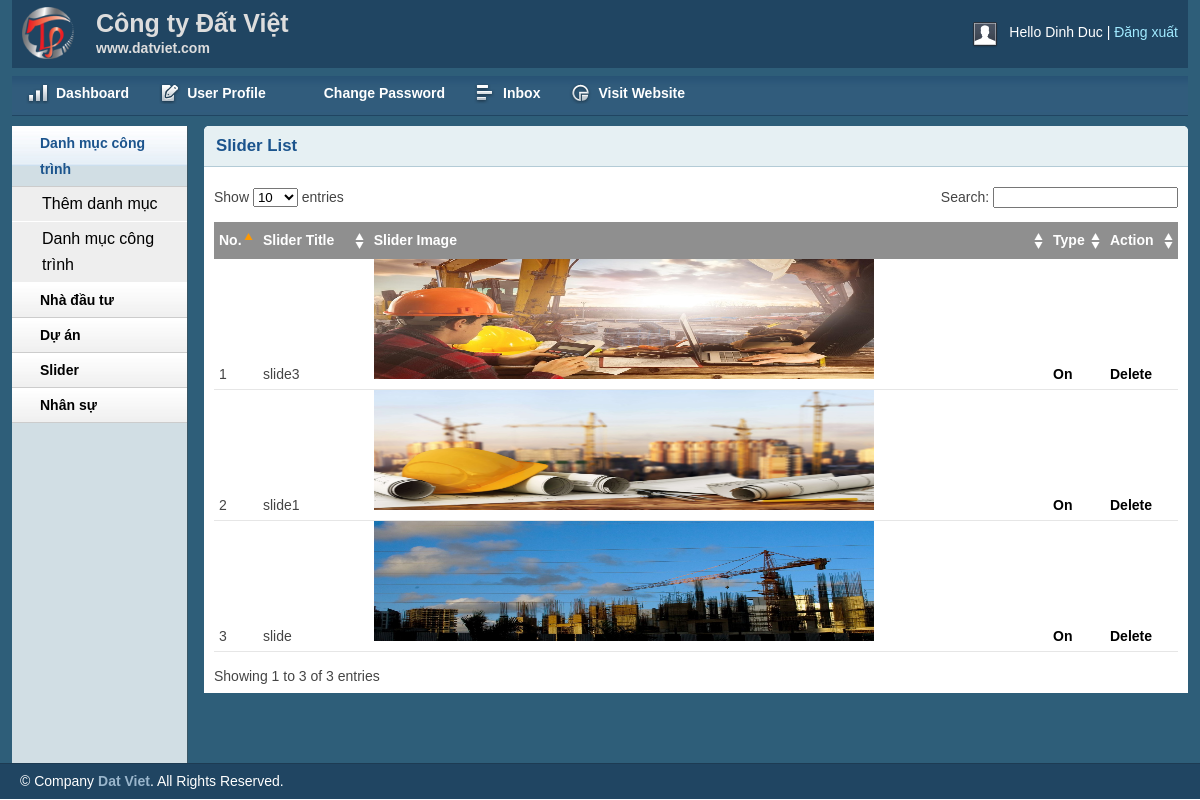
Page /website_datviet/admin/sliderlist.php (signed in) on the committed database.
### tables this page shows
CREATE TABLE `tbl_slider` (
  `sliderid` int(11) NOT NULL,
  `sliderName` varchar(255) NOT NULL,
  `slider_image` varchar(255) NOT NULL,
  `type` int(11) NOT NULL
);

### website_datviet/lib/database.php (called while the page is built, shortened)
<?php
Class Database{
   public $host   = DB_HOST;
   public $user   = DB_USER;
   public $pass   = DB_PASS;
   public $dbname = DB_NAME;
   public $link;
private function connectDB(){
   $this->link = new mysqli($this->host, $this->user, $this->pass,
    $this->dbname);
 }
public function select($query){
  $result = $this->link->query($query) or
   die($this->link->error.__LINE__);
  if($result->num_rows > 0){
    return $result;
  } else {
    return false;
  }
 }
}
?>

### website_datviet/classes/project.php (called while the page is built, shortened)
<?php
	$filepath = realpath(dirname(__FILE__));
	include_once ($filepath.'/../lib/database.php');
?>
<?php
	class project
	{
		private $db;
		public function __construct()
		{
			$this->db = new Database();
		}
		public function show_slider_list(){
			$query = "SELECT * FROM tbl_slider order by sliderId desc";
			$result = $this->db->select($query);
			return $result;
		}
	}
 ?>

### website_datviet/admin/sliderlist.php (the view, shortened to what this page needs)
<?php include 'inc/header.php';?>
<?php include 'inc/sidebar.php';?>
<?php include '../classes/project.php';?>
<div class="grid_10">
    <div class="box round first grid">
        <h2>Slider List</h2>
        <div class="block">
            <table class="data display datatable" id="example">
			<thead>
				<tr>
					<th>No.</th>
					<th>Slider Title</th>
					<th>Slider Image</th>
					<th>Type</th>
					<th>Action</th>
				</tr>
			</thead>
			<tbody>
				<?php
					$project = new project();
					$get_slider = $project->show_slider_list();
					if($get_slider){
						$i = 0;
						while($result_slider = $get_slider->fetch_assoc()){
							$i++;
						?>
				<tr class="odd gradeX">
					<td><?php echo $i; ?></td>
					<td><?php echo $result_slider['sliderName'] ?></td>
					<td><img src="uploads/<?php echo $result_slider['slider_image'] ?>" height="120px" width="500px"/></td>
					<td>
						<?php
						if($result_slider['type']==1){
						?>
						<a href="?type_slider=<?php echo $result_slider['sliderid'] ?>&type=0">Off</a>
						<?php
						 }else{
						?>
						<a href="?type_slider=<?php echo $result_slider['sliderid'] ?>&type=1">On</a>
						<?php
						}
						?>
					</td>
					<td>
					<a href="?slider_del=<?php echo $result_slider['sliderid'] ?>" onclick="return confirm('Are you sure to delete slide!');" >Delete</a>
					</td>
				</tr>
						<?php
							}
						}
						 ?>
			</tbody>
		</table>
       </div>
    </div>
</div>
<?php include 'inc/footer.php';?>

### website_datviet/admin/css/text.css (style rules this page uses)
body { font: 13px/1.5 Tahoma, Helvetica, Arial, 'Liberation Sans', FreeSans, sans-serif; }
h2 { font-size: 23px; }
p, dl, hr, h1, h2, h3, h4, h5, h6, ol, ul, pre, table, address, fieldset { margin-bottom: 20px; }

### website_datviet/admin/css/grid.css (style rules this page uses)
.grid_1, .grid_2, .grid_3, .grid_4, .grid_5, .grid_6, .grid_7, .grid_8, .grid_9, .grid_10, .grid_11, .grid_12, .grid_13, .grid_14, .grid_15, .grid_16 { display: inline; float: left; margin-left: 1%; margin-right: 1%; }
.container_12 .grid_10 { width: 81.333%; }

### website_datviet/admin/css/layout.css (style rules this page uses)
body { background: #fff none repeat scroll 0 0; color: #444; font-size: 14px; padding: 0; }
a { color: #000; font-weight:bold; text-decoration: none; }
h1, h2, h3, h4, h5, h6 { line-height:1.2em; margin-bottom:.3em; }
h2 { margin-top:1em; }
.box { background:#fff; margin-bottom:20px; padding:10px 10px 10px 10px; margin-left:-8px; }
.box.grid { padding-bottom:40px; }
.box.round { -moz-border-radius: 5px 5px 0px 0px; -webkit-border-radius: 5px 5px 0px 0px; border-radius: 5px 5px 0px 0px; }
.box h2 { font-size:1.2em; font-weight:bold; color:#1B548D; background:#E6F0F3; margin:-10px -10px 0 -10px; padding:10px 12px; border-bottom:1px solid #B3CBD6; -moz-border-radius: 5px 5px 0px 0px; -webkit-border-radius: 5px 5px 0px 0px; border-radius: 5px 5px 0px 0px; }
.box.first { min-height: 406px; }
.block { padding-top:20px; }
.block { padding-bottom:1px; }
table.display { margin: 0 auto; clear: both; width: 100%; }
.sorting_asc { background: #8f8f8f url(../img/table/sort_asc.png) no-repeat center right; padding:8px 5px; text-align:left; color:#fff; }
.sorting { background:#8f8f8f url(../img/table/sort_both.png) no-repeat center right; padding:8px 5px; text-align:left; color:#fff; }
tr.odd { height: 30px; line-height: 30px; border-bottom:1px solid #e6e6e6; }
tr.even { height: 30px; line-height: 30px; border-bottom:1px solid #e6e6e6; }
tr.odd td, tr.even td { padding-left:5px; }

### rows in the picture
tbl_slider: sliderName "slide3", slider_image (picture)
tbl_slider: sliderName "slide1", slider_image (picture)
tbl_slider: sliderName "slide", slider_image (picture)

### other values in the picture
Session::get('adminName') "Dinh Duc"
